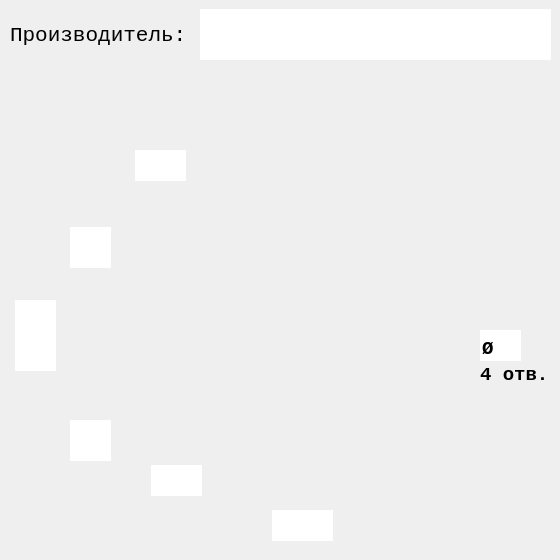
<?xml version="1.0" encoding="UTF-8"?>
<ui version="4.0">
 <class>Dialog</class>
 <widget class="QDialog" name="Dialog">
  <property name="geometry">
   <rect>
    <x>0</x>
    <y>0</y>
    <width>560</width>
    <height>560</height>
   </rect>
  </property>
  <property name="sizePolicy">
   <sizepolicy hsizetype="Fixed" vsizetype="Fixed">
    <horstretch>0</horstretch>
    <verstretch>0</verstretch>
   </sizepolicy>
  </property>
  <property name="minimumSize">
   <size>
    <width>560</width>
    <height>560</height>
   </size>
  </property>
  <property name="maximumSize">
   <size>
    <width>560</width>
    <height>560</height>
   </size>
  </property>
  <property name="windowTitle">
   <string>4 Отверстия Тип1</string>
  </property>
  <property name="windowIcon">
   <iconset>
    <normaloff>../pics/icon/Podpyatnik.ico</normaloff>../pics/icon/Podpyatnik.ico</iconset>
  </property>
  <property name="whatsThis">
   <string/>
  </property>
  <property name="accessibleDescription">
   <string/>
  </property>
  <widget class="QLabel" name="label">
   <property name="geometry">
    <rect>
     <x>0</x>
     <y>0</y>
     <width>560</width>
     <height>560</height>
    </rect>
   </property>
   <property name="sizePolicy">
    <sizepolicy hsizetype="Fixed" vsizetype="Fixed">
     <horstretch>0</horstretch>
     <verstretch>0</verstretch>
    </sizepolicy>
   </property>
   <property name="minimumSize">
    <size>
     <width>560</width>
     <height>560</height>
    </size>
   </property>
   <property name="maximumSize">
    <size>
     <width>560</width>
     <height>560</height>
    </size>
   </property>
   <property name="autoFillBackground">
    <bool>true</bool>
   </property>
   <property name="text">
    <string/>
   </property>
   <property name="pixmap">
    <pixmap>../pics/main/4-1.jpg</pixmap>
   </property>
   <property name="scaledContents">
    <bool>false</bool>
   </property>
   <property name="alignment">
    <set>Qt::AlignCenter</set>
   </property>
   <property name="margin">
    <number>0</number>
   </property>
  </widget>
  <widget class="QLineEdit" name="lineEdit">
   <property name="geometry">
    <rect>
     <x>151</x>
     <y>465</y>
     <width>51</width>
     <height>31</height>
    </rect>
   </property>
   <property name="font">
    <font>
     <family>Courier New</family>
     <pointsize>14</pointsize>
     <weight>75</weight>
     <italic>false</italic>
     <bold>true</bold>
    </font>
   </property>
   <property name="focusPolicy">
    <enum>Qt::ClickFocus</enum>
   </property>
   <property name="autoFillBackground">
    <bool>true</bool>
   </property>
   <property name="inputMethodHints">
    <set>Qt::ImhNone</set>
   </property>
   <property name="text">
    <string/>
   </property>
   <property name="maxLength">
    <number>3</number>
   </property>
   <property name="frame">
    <bool>false</bool>
   </property>
   <property name="alignment">
    <set>Qt::AlignBottom|Qt::AlignHCenter</set>
   </property>
  </widget>
  <widget class="QLineEdit" name="lineEdit_2">
   <property name="geometry">
    <rect>
     <x>70</x>
     <y>420</y>
     <width>41</width>
     <height>41</height>
    </rect>
   </property>
   <property name="font">
    <font>
     <family>Courier New</family>
     <pointsize>14</pointsize>
     <weight>75</weight>
     <italic>false</italic>
     <bold>true</bold>
    </font>
   </property>
   <property name="tabletTracking">
    <bool>false</bool>
   </property>
   <property name="focusPolicy">
    <enum>Qt::ClickFocus</enum>
   </property>
   <property name="autoFillBackground">
    <bool>false</bool>
   </property>
   <property name="text">
    <string/>
   </property>
   <property name="maxLength">
    <number>3</number>
   </property>
   <property name="frame">
    <bool>false</bool>
   </property>
   <property name="alignment">
    <set>Qt::AlignRight|Qt::AlignTrailing|Qt::AlignVCenter</set>
   </property>
  </widget>
  <widget class="QLineEdit" name="lineEdit_3">
   <property name="geometry">
    <rect>
     <x>480</x>
     <y>330</y>
     <width>41</width>
     <height>31</height>
    </rect>
   </property>
   <property name="font">
    <font>
     <family>Courier New</family>
     <pointsize>14</pointsize>
     <weight>75</weight>
     <italic>false</italic>
     <bold>true</bold>
    </font>
   </property>
   <property name="focusPolicy">
    <enum>Qt::ClickFocus</enum>
   </property>
   <property name="text">
    <string>Ø</string>
   </property>
   <property name="maxLength">
    <number>3</number>
   </property>
   <property name="frame">
    <bool>false</bool>
   </property>
   <property name="alignment">
    <set>Qt::AlignBottom|Qt::AlignLeading|Qt::AlignLeft</set>
   </property>
  </widget>
  <widget class="QLineEdit" name="lineEdit_4">
   <property name="geometry">
    <rect>
     <x>272</x>
     <y>510</y>
     <width>61</width>
     <height>31</height>
    </rect>
   </property>
   <property name="font">
    <font>
     <family>Courier New</family>
     <pointsize>14</pointsize>
     <weight>75</weight>
     <italic>false</italic>
     <bold>true</bold>
    </font>
   </property>
   <property name="focusPolicy">
    <enum>Qt::ClickFocus</enum>
   </property>
   <property name="text">
    <string/>
   </property>
   <property name="maxLength">
    <number>3</number>
   </property>
   <property name="frame">
    <bool>false</bool>
   </property>
   <property name="alignment">
    <set>Qt::AlignBottom|Qt::AlignHCenter</set>
   </property>
  </widget>
  <widget class="QLineEdit" name="lineEdit_5">
   <property name="geometry">
    <rect>
     <x>15</x>
     <y>300</y>
     <width>41</width>
     <height>71</height>
    </rect>
   </property>
   <property name="font">
    <font>
     <family>Courier New</family>
     <pointsize>14</pointsize>
     <weight>75</weight>
     <italic>false</italic>
     <bold>true</bold>
    </font>
   </property>
   <property name="tabletTracking">
    <bool>false</bool>
   </property>
   <property name="focusPolicy">
    <enum>Qt::ClickFocus</enum>
   </property>
   <property name="autoFillBackground">
    <bool>false</bool>
   </property>
   <property name="text">
    <string/>
   </property>
   <property name="maxLength">
    <number>3</number>
   </property>
   <property name="frame">
    <bool>false</bool>
   </property>
   <property name="alignment">
    <set>Qt::AlignRight|Qt::AlignTrailing|Qt::AlignVCenter</set>
   </property>
  </widget>
  <widget class="QLabel" name="label_2">
   <property name="geometry">
    <rect>
     <x>10</x>
     <y>10</y>
     <width>181</width>
     <height>51</height>
    </rect>
   </property>
   <property name="font">
    <font>
     <family>Courier New</family>
     <pointsize>16</pointsize>
     <weight>50</weight>
     <bold>false</bold>
    </font>
   </property>
   <property name="text">
    <string>Производитель:</string>
   </property>
  </widget>
  <widget class="QLineEdit" name="lineEdit_6">
   <property name="geometry">
    <rect>
     <x>200</x>
     <y>9</y>
     <width>351</width>
     <height>51</height>
    </rect>
   </property>
   <property name="font">
    <font>
     <family>Courier New</family>
     <pointsize>16</pointsize>
     <weight>75</weight>
     <bold>true</bold>
    </font>
   </property>
   <property name="frame">
    <bool>false</bool>
   </property>
   <property name="alignment">
    <set>Qt::AlignLeading|Qt::AlignLeft|Qt::AlignVCenter</set>
   </property>
  </widget>
  <widget class="QLabel" name="label_3">
   <property name="geometry">
    <rect>
     <x>480</x>
     <y>365</y>
     <width>71</width>
     <height>20</height>
    </rect>
   </property>
   <property name="font">
    <font>
     <family>Courier New</family>
     <pointsize>14</pointsize>
     <weight>75</weight>
     <bold>true</bold>
    </font>
   </property>
   <property name="text">
    <string>4 отв.</string>
   </property>
   <property name="alignment">
    <set>Qt::AlignLeading|Qt::AlignLeft|Qt::AlignVCenter</set>
   </property>
  </widget>
  <widget class="QLineEdit" name="lineEdit_7">
   <property name="geometry">
    <rect>
     <x>135</x>
     <y>150</y>
     <width>51</width>
     <height>31</height>
    </rect>
   </property>
   <property name="font">
    <font>
     <family>Courier New</family>
     <pointsize>14</pointsize>
     <weight>75</weight>
     <italic>false</italic>
     <bold>true</bold>
    </font>
   </property>
   <property name="focusPolicy">
    <enum>Qt::ClickFocus</enum>
   </property>
   <property name="autoFillBackground">
    <bool>true</bool>
   </property>
   <property name="inputMethodHints">
    <set>Qt::ImhNone</set>
   </property>
   <property name="text">
    <string/>
   </property>
   <property name="maxLength">
    <number>3</number>
   </property>
   <property name="frame">
    <bool>false</bool>
   </property>
   <property name="alignment">
    <set>Qt::AlignBottom|Qt::AlignHCenter</set>
   </property>
  </widget>
  <widget class="QLineEdit" name="lineEdit_9">
   <property name="geometry">
    <rect>
     <x>70</x>
     <y>227</y>
     <width>41</width>
     <height>41</height>
    </rect>
   </property>
   <property name="font">
    <font>
     <family>Courier New</family>
     <pointsize>14</pointsize>
     <weight>75</weight>
     <italic>false</italic>
     <bold>true</bold>
    </font>
   </property>
   <property name="tabletTracking">
    <bool>false</bool>
   </property>
   <property name="focusPolicy">
    <enum>Qt::ClickFocus</enum>
   </property>
   <property name="autoFillBackground">
    <bool>false</bool>
   </property>
   <property name="text">
    <string/>
   </property>
   <property name="maxLength">
    <number>3</number>
   </property>
   <property name="frame">
    <bool>false</bool>
   </property>
   <property name="alignment">
    <set>Qt::AlignRight|Qt::AlignTrailing|Qt::AlignVCenter</set>
   </property>
  </widget>
 </widget>
 <resources/>
 <connections/>
</ui>
